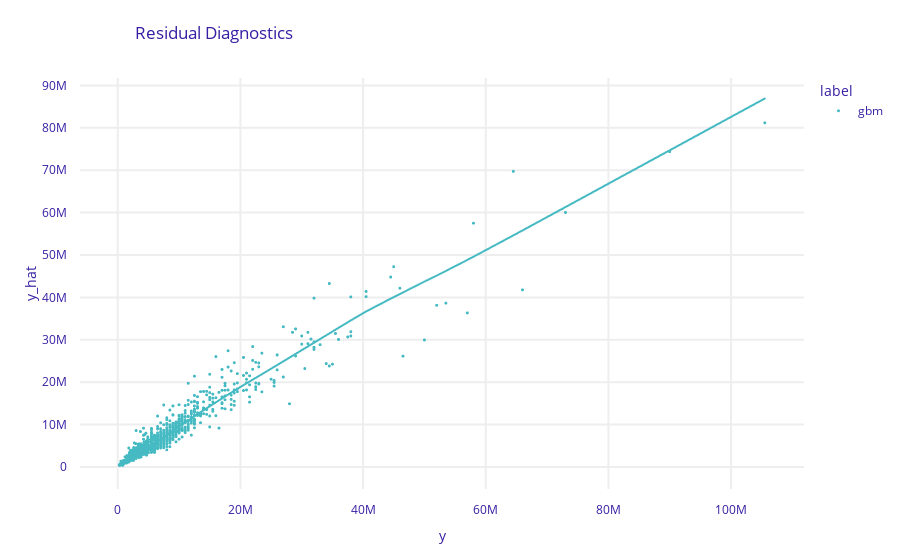

The code cell stored with this chart in its notebook:
### Markdown cell above
## Model audit

### Code cell
fifa_md_gbm = fifa_gbm_exp.model_diagnostics()
fifa_md_gbm.plot(variable = "y", yvariable = "y_hat")

### Figure 1 — Plotly figure (JSON) as saved in the notebook; plotly's stock layout.template omitted (floating-point values rounded to 4 significant figures; data arrays with more than 128 entries replaced by an {"elided": "..."} marker saying what was removed)
{"data": [{"hovertemplate": "label=gbm<br>y=%{x}<br>y_hat=%{y}<extra></extra>", "legendgroup": "gbm", "line": {"width": 2}, "marker": {"color": "#46bac2", "size": 3, "symbol": "circle"}, "mode": "markers", "name": "gbm", "showlegend": true, "type": "scattergl", "x": {"elided": "1250 int values"}, "xaxis": "x", "y": {"elided": "1250 float values"}, "yaxis": "y"}, {"hovertemplate": "<b>LOWESS trendline</b><br><br>label=gbm<br>y=%{x}<br>y_hat=%{y} <b>(trend)</b><extra></extra>", "legendgroup": "gbm", "line": {"width": 2}, "marker": {"color": "#46bac2", "size": 3, "symbol": "circle"}, "mode": "lines", "name": "gbm", "showlegend": false, "type": "scattergl", "x": {"elided": "1250 int values"}, "xaxis": "x", "y": {"elided": "1250 float values"}, "yaxis": "y"}], "layout": {"font": {"color": "#371ea3"}, "legend": {"title": {"text": "label"}, "tracegroupgap": 0}, "margin": {"b": 71, "r": 30, "t": 78}, "title": {"text": "Residual Diagnostics", "x": 0.15}, "xaxis": {"anchor": "y", "automargin": true, "domain": [0, 1], "fixedrange": true, "gridwidth": 2, "tickcolor": "white", "ticklen": 10, "ticks": "outside", "title": {"text": "y"}, "type": "linear", "zeroline": false}, "yaxis": {"anchor": "x", "automargin": true, "domain": [0, 1], "fixedrange": true, "gridwidth": 2, "tickcolor": "white", "ticklen": 10, "ticks": "outside", "title": {"text": "y_hat"}, "type": "linear", "zeroline": false}}}
